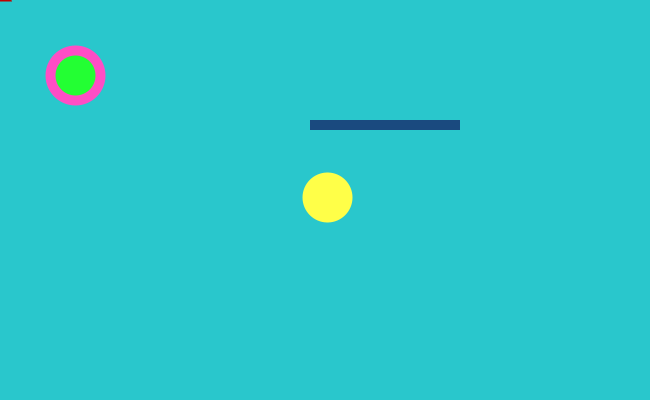
Frame 1 (no input)
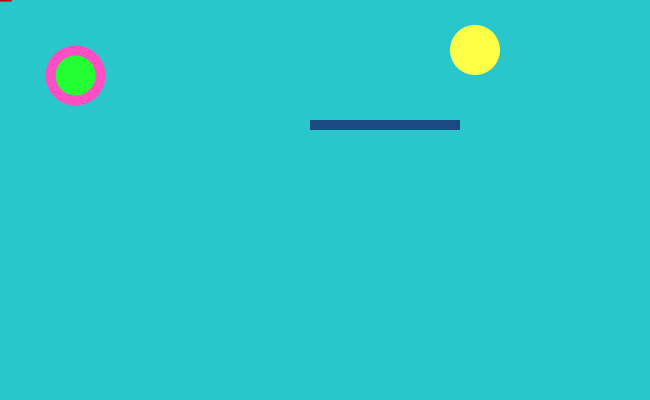
Frame 60 (the mouse pressed at the canvas centre just before this capture)
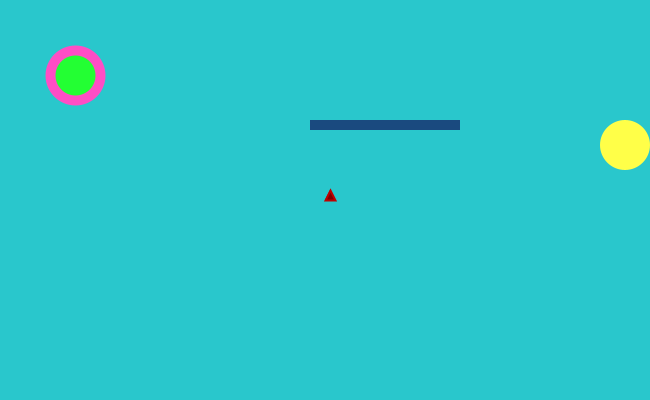
Frame 120 (the mouse held since frame 60 and released just before this capture)

The Processing sketch that drew these frames (run headless with seeded random() and noise(); from frame 60 on, the mouse is pressed at the canvas centre):

// Processing sketch: f18_MAGD150_lab03_Trent
// ── f18_MAGD150_lab03_Trent.pde
int rad = 25;
float xpos, ypos;
float xspeed = 2.5;
float yspeed = 2.5;

float xdirection = 1;
float ydirection = -1;

//vairables for background ellipse
float  x1 = width * .75;
float y1 = height * .75;
float h1 = min(width, height) * .25;
float w1 = h1;


void setup(){
  size(650, 400);
  rectMode(ROUND);
  noStroke();
  ellipseMode(RADIUS);
  xpos = width/2;
  ypos = height/2;
  
}

void draw(){
 background(41, 199, 204);
 
 //Rectangle
 noStroke();
 fill(26, 74, 127);
 float mx = constrain(mouseX, 400, 275);
 rect(mx-15, 125, 75, 5);
 

 
 
 //bouncing ball
 xpos = xpos + (xspeed * xdirection);
 ypos = ypos + (yspeed * ydirection);
 if (xpos > width-rad || xpos < rad){
   xdirection = xdirection * -1;
 }
 if (ypos > height-rad || ypos < rad){
   ydirection = ydirection * -1;
 }
 noStroke();
 fill(255, 255, 72);
 ellipse(xpos, ypos, rad, rad);
 println("ball location from center:" + dist(xpos, ypos, width / 2, height / 2));
 println("ball location:" + xpos, ypos);
 
  //background ellipse
 strokeWeight(10);
 stroke(255, 77, 197);
 fill(35, 255, 51);
 ellipse(x1, y1, w1, h1);
 //Floating Triangle

 strokeWeight(2);
 stroke(191, 1, 0);
 fill(127, 1, 0);
 triangle(mouseX, mouseY, mouseX+5, mouseY-10, mouseX+10, mouseY);
 
 println("Frames:" + (frameCount));
  
  
  
}
